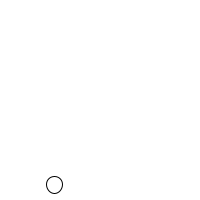
Frame 1 (no input)
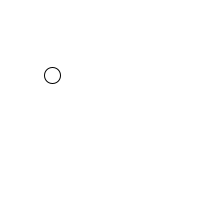
Frame 60 (the mouse pressed at the canvas centre just before this capture)
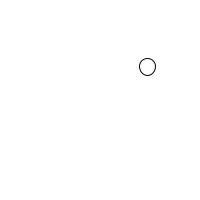
Frame 120 (the mouse held since frame 60 and released just before this capture)

The Processing sketch that drew these frames (run headless with seeded random() and noise(); from frame 60 on, the mouse is pressed at the canvas centre):

// Processing sketch: balle_exemple
// ── balle_exemple.pde
//Variables de notre balles
float x; //position x de la balle
float y; //position y de la balle
float vx; //vitesse x de la balle
float vy; //vitesse y de la balle
float t; // taille de la balle

void setup()
{
  size(200, 200, JAVA2D);
  smooth();
  
  //initialisation des variables.
  t = random(5, 10);
  x = random(t, width-t);
  y = random(t, height-t);
  vx = random(-3, 3);
  vy = random(-3, 3);
}

void draw()
{
  background(255);
  
  //mise à jour des variables
  x += vx;
  y += vy;
  
  //detection des murs
  if(x <= t || x >= width-t)
  {
    vx = -vx;
  }
  if(y <= t || y >= height-t)
  {
    vy = -vy;
  }
  
  ellipse(x, y, t*2, t*2);
}
